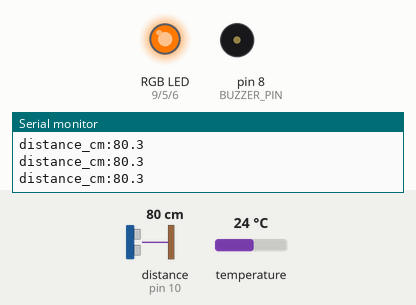
A sketch run on a simulated Arduino Uno, built with avr-gcc and run on an emulated ATmega328P. Parts: an RGB LED mixed from three pins (HIGH = lit), buzzer (waves = sounding), the last lines printed to the serial monitor. Wiring (inferred from the names in the program): ultrasonic range finder: trigger pin 7; echo pin 10. Inputs (shaded band) come from the test bench; at power-on: distance to the obstacle (sensor on pin 10) 80 cm, temperature 24 °C. The echo pulse lasts 58.3 µs per cm; pins used as bus, display or sensor lines are not drawn.

Above: at 1.9 s.
2.0 s: distance to the obstacle (sensor on pin 10) set to 42 cm
At 2.23 s:
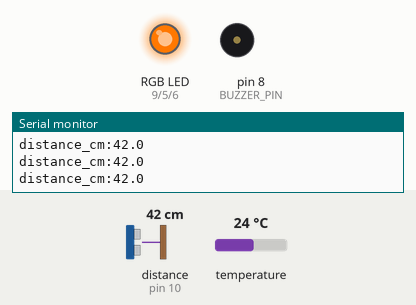
5.0 s: distance to the obstacle (sensor on pin 10) set to 37 cm
At 5.21 s:
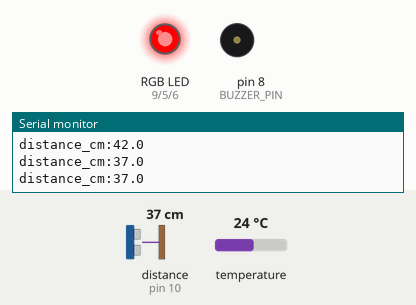
8.0 s: distance to the obstacle (sensor on pin 10) set to 120 cm
At 8.7 s:
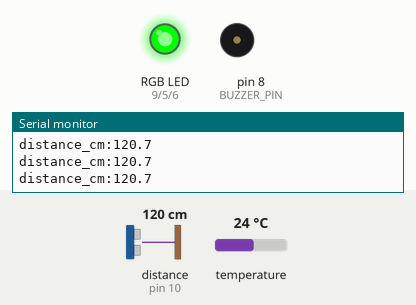
9.6 s: distance to the obstacle (sensor on pin 10) set to 2 cm
At 9.9 s:
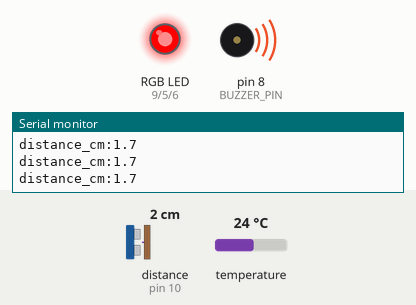
11.1 s: distance to the obstacle (sensor on pin 10) set to 35 cm
At 11.27 s:
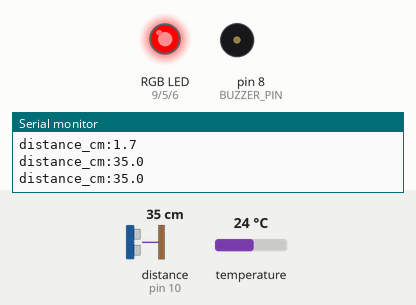
Timing chart, 0 to 15.1 s (numbered marks = the images above; inputs shaded):
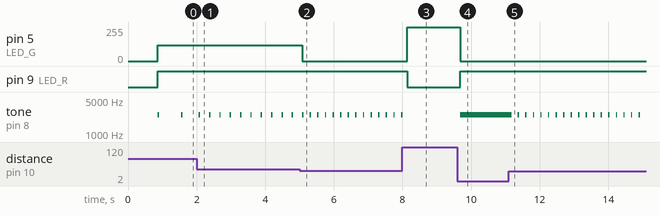

Measured:
- the behaviour switches between 40 and 39 cm on distance to the obstacle (sensor on pin 10) (found by bisection; images 1 and 2)
- after the input at 2.0 s, tone on pin 8 (BUZZER_PIN): alternates 2500 Hz for 0.04 s and silent for 0.26 s, starting after 0.07 s
- after the input at 5.0 s, pin 5 (LED_G): 120/255 → 0/255 after 0.08 s; tone on pin 8 (BUZZER_PIN): alternates 2500 Hz for 0.04 s and silent for 0.18 s, starting after 0.30 s
- after the input at 8.0 s, pin 5 (LED_G): 0/255 → 255/255 after 0.14 s; pin 9 (LED_R): HIGH → LOW after 0.14 s; tone on pin 8 (BUZZER_PIN): goes on until 8.0 s, then stays silent
- after the input at 9.6 s, pin 5 (LED_G): 255/255 → 0/255 after 0.08 s; pin 9 (LED_R): LOW → HIGH after 0.08 s; tone on pin 8 (BUZZER_PIN): silent → 2500 Hz after 0.08 s
- after the input at 11.1 s, tone on pin 8 (BUZZER_PIN): alternates 2500 Hz for 0.04 s and silent for 0.18 s, starting after 0.09 s
- by itself, tone on pin 8 (BUZZER_PIN): alternates 2500 Hz for 0.04 s and silent for 0.65 s

The sketch:

E18_ParkingAssistant.ino
```cpp
// ChinarSoft - Arduino Sensor Kit, Episode 18
// HC-SR04 ultrasonic + passive buzzer + RGB LED + DS18B20 (speed-of-sound correction)
// Project: Garage parking assistant
//   > 100 cm green, 100..40 cm yellow + slow beeps, < 40 cm red + fast beeps, < 15 cm STOP (solid tone)
//   Beeps go quiet after the car has been parked (distance stable) for 10 s
//
// Wiring (Arduino Uno):
//   HC-SR04   VCC -> 5V | TRIG -> D7 | ECHO -> D10 | GND -> GND
//   Passive buzzer S -> D8
//   RGB module R -> D9, G -> D5, B -> D6 (PWM pins, not D3/D11), - -> GND
//   DS18B20 (KY-001) S -> D4
// Libraries: OneWire, DallasTemperature

#include <OneWire.h>
#include <DallasTemperature.h>

const int TRIG_PIN = 7, ECHO_PIN = 10, BUZZER_PIN = 8;
const int LED_R = 9, LED_G = 5, LED_B = 6;   // not D3 or D11: tone() uses Timer2
const int DS_PIN = 4;

const float FAR_CM = 100, NEAR_CM = 40, STOP_CM = 15;
const unsigned long QUIET_AFTER_MS = 10000;

OneWire oneWire(DS_PIN);
DallasTemperature ds(&oneWire);
float soundCmPerUs = 0.0343;    // updated from temperature

// Speed of sound depends on air temperature: v = 331.3 + 0.606 * T  (m/s)
void updateSoundSpeed() {
  ds.requestTemperatures();
  float t = ds.getTempCByIndex(0);
  if (t == DEVICE_DISCONNECTED_C) t = 20.0;     // fallback: room temperature
  soundCmPerUs = (331.3 + 0.606 * t) / 10000.0;
  Serial.print("# Air "); Serial.print(t, 1);
  Serial.print(" C -> sound "); Serial.print(soundCmPerUs * 10000, 1); Serial.println(" m/s");
}

float readCm() {
  digitalWrite(TRIG_PIN, LOW);  delayMicroseconds(2);
  digitalWrite(TRIG_PIN, HIGH); delayMicroseconds(10);
  digitalWrite(TRIG_PIN, LOW);
  unsigned long us = pulseIn(ECHO_PIN, HIGH, 30000UL);
  if (us == 0) return -1;                        // no echo
  return us * soundCmPerUs / 2.0;
}

float medianOf5() {
  float v[5];
  for (int i = 0; i < 5; i++) { v[i] = readCm(); delay(12); }
  for (int i = 0; i < 4; i++)                    // tiny bubble sort
    for (int j = 0; j < 4 - i; j++)
      if (v[j] > v[j + 1]) { float t = v[j]; v[j] = v[j + 1]; v[j + 1] = t; }
  return v[2];
}

void rgb(int r, int g, int b) { analogWrite(LED_R, r); analogWrite(LED_G, g); analogWrite(LED_B, b); }

void setup() {
  Serial.begin(9600);
  pinMode(TRIG_PIN, OUTPUT);
  pinMode(ECHO_PIN, INPUT);
  pinMode(LED_R, OUTPUT); pinMode(LED_G, OUTPUT); pinMode(LED_B, OUTPUT);
  ds.begin();
  updateSoundSpeed();
}

void loop() {
  static unsigned long lastTempUpdate = 0, lastBeep = 0, stableSince = 0;
  static float lastCm = 0;

  if (millis() - lastTempUpdate > 60000) { lastTempUpdate = millis(); updateSoundSpeed(); }

  float cm = medianOf5();
  if (cm < 0) cm = 999;                          // no echo = nothing in range

  // Parked = distance stays within 2 cm
  if (fabs(cm - lastCm) > 2) stableSince = millis();
  lastCm = cm;
  bool quiet = millis() - stableSince > QUIET_AFTER_MS;

  unsigned long beepGap;                         // 0 = solid tone, ULONG_MAX = silent
  if (cm > FAR_CM)       { rgb(0, 255, 0);   beepGap = 0xFFFFFFFF; }
  else if (cm > NEAR_CM) { rgb(255, 120, 0); beepGap = map(cm, NEAR_CM, FAR_CM, 250, 800); }
  else if (cm > STOP_CM) { rgb(255, 0, 0);   beepGap = map(cm, STOP_CM, NEAR_CM, 60, 250); }
  else                   { rgb(255, 0, 0);   beepGap = 0; }

  if (quiet || beepGap == 0xFFFFFFFF) noTone(BUZZER_PIN);
  else if (beepGap == 0) tone(BUZZER_PIN, 2500);
  else if (millis() - lastBeep > beepGap) { lastBeep = millis(); tone(BUZZER_PIN, 2500, 40); }

  Serial.print("distance_cm:"); Serial.println(cm > 400 ? 0 : cm, 1);
}
```
